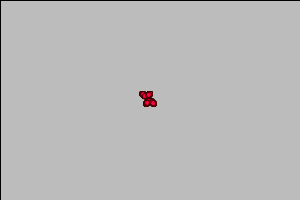
Frame 1 (no input)
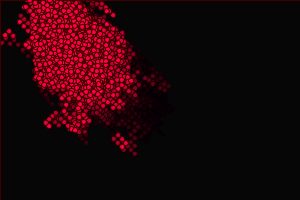
Frame 60 (the mouse pressed at the canvas centre just before this capture)
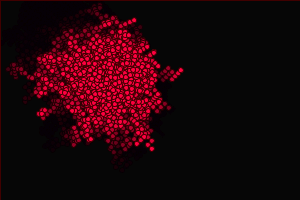
Frame 120 (the mouse held since frame 60 and released just before this capture)

The Processing sketch that drew these frames (run headless with seeded random() and noise(); from frame 60 on, the mouse is pressed at the canvas centre):

// Processing sketch: processing_172827
// ── processing_172827.pde

/* 
 Joan Soler-Adillon
 MUAD - UFP
 MÃƒ ster en Arts Digitals, UPF
 http://www.joan.cat/
 */


//...y CREAMOS UN OBJETO WALKER, al que llamamos wkr
Walker[] wkrs = new Walker[1000]; 

//inicializamos
void setup() {
  size(300, 200);
  //Inicializamos los Walkers: les enviamos los parÃƒÆ’Ã‚Â¡metros step y tamaÃƒÆ’Ã‚Â±o
  for (int i=0; i<wkrs.length; i++) {
    wkrs[i] = new Walker(random (1,4), 5,40,40);
  }
}

void draw() {
  //background(0);
    fill (0,20);
  rect (0,0, width, height);
  //ejecutamos los walkers
  for (int i=0; i<wkrs.length; i++) {
    wkrs[i].run();
  }
}


///////////////////////////////////////////////////////////
//////////////////////////////////////////////////////////
/// CLASE WALKER

class Walker {
  //declaramos variables:
  int mySz;
  float myStep, myX, myY,vx,vy;

  //Constructor: se ejecuta al crear la instancia del objeto
  Walker (float _st, int _sz, float _vx, float _vy) {
    myStep = _st;
    mySz = _sz;
    myX = width/2;
    myY = height/2;
    vx = _vx;
    vy= _vy;
  }

  //AquÃƒÆ’Ã‚Â no hay "draw", tenemos que crear una funciÃƒÆ’Ã‚Â³n de ejecuciÃƒÆ’Ã‚Â³n
  void run() {
    updatePosition();
    drawMe();
  }

  void updatePosition() {
    //creamos un random para cada direcciÃƒÆ’Ã‚Â³n:
    float randX = random(100);
    float randY = random(100);
    //en la X, si es mayor a 50, el walker va para la derecha
    if (randX >= 50) {
      //ve hacia la derecha
      myX += myStep;
    } // y si es menor, para la izquierda
    else {
      myX -= myStep;
    }
    //y lo mismo para Y: si es mayor a 50, el walker va para abajo
    if (randY >= 50) {
      //ve hacia abajo
      myY += myStep;
    } // y si es menor, para arriba
    else {
      myY -= myStep;

      float distanceX = mouseX-myX;
      float distanceY = mouseY-myY;

      // actualizamos posiciÃ³n a lo tortuga de zenÃ³n
      myX += distanceX/vx;
      myY += distanceY/vy;
    }
    //y finalmente, mantenemos el walker dentro de la ventana con constrin
    myX = constrain(myX, 0, width);
    myY = constrain(myY, 0, height);
  }

  void drawMe() {
    //preparamos color
    //noStroke();
    stroke(64, 0, 0);
    fill(255, 0, 64);
    //dibujamos:
    ellipse(myX, myY, mySz, mySz);
  }
} 
